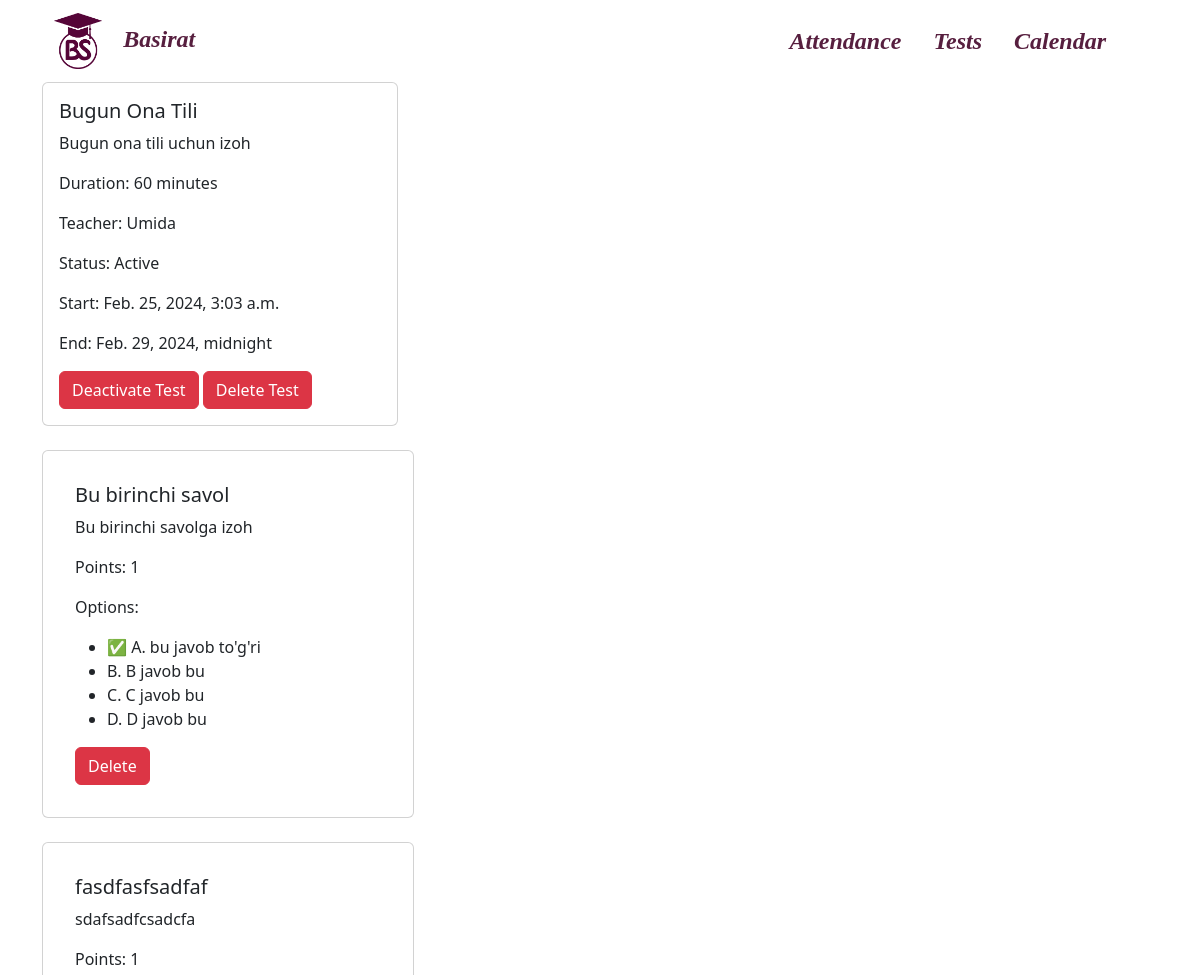
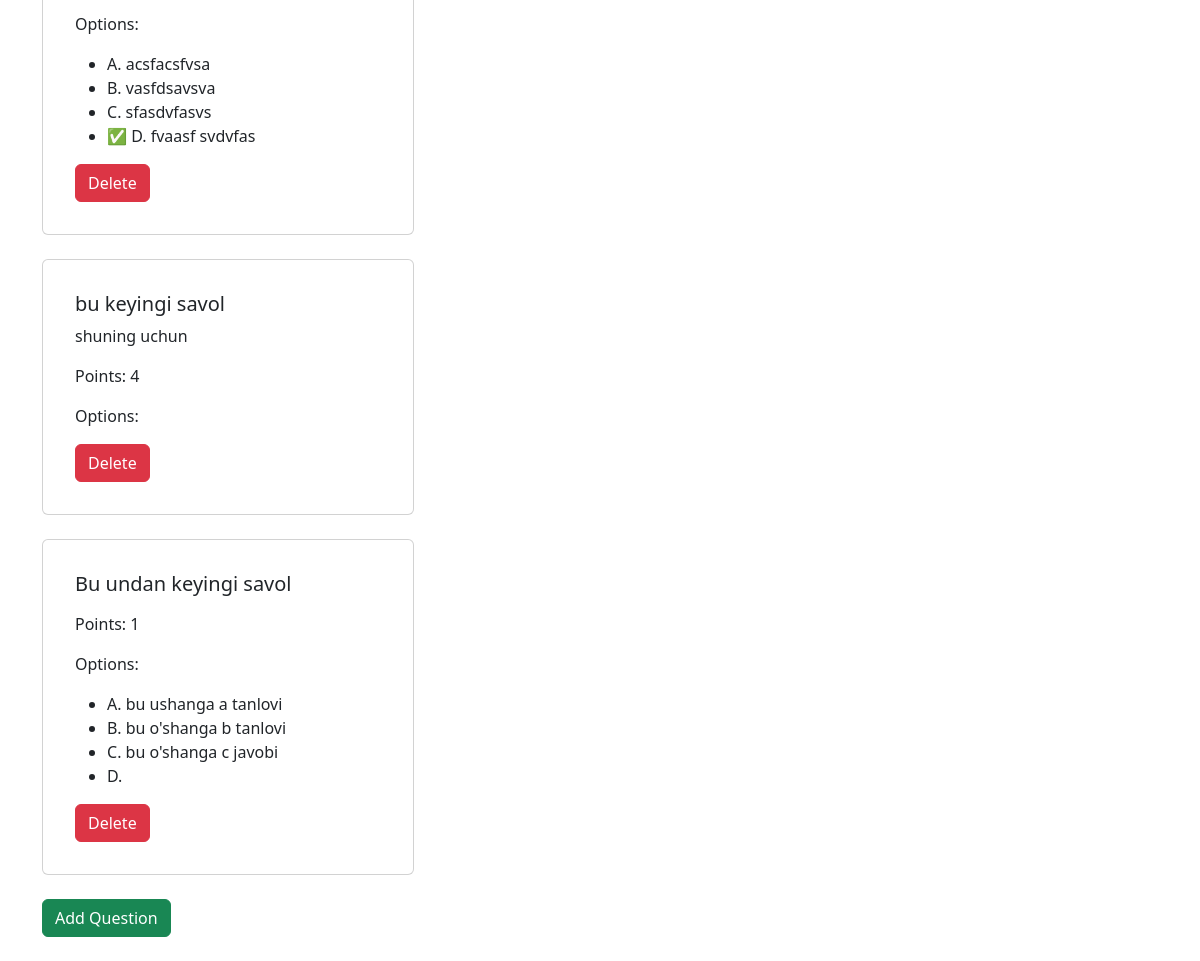
/tests/edit/5/ (signed in), run on the app's committed database (2 pictures, top to bottom).
### tests/models.py (models this page shows)
class Test(models.Model):
    title = models.CharField(max_length=100)
    description = models.TextField()
    duration_minutes = models.IntegerField(default=60)
    teacher = models.ForeignKey(User, on_delete=models.CASCADE)
    created_at = models.DateTimeField(auto_now_add=True)
    is_active = models.BooleanField(default=True)
    groups = models.ManyToManyField(Group, related_name='tests')
    start_date = models.DateTimeField()
    end_date = models.DateTimeField()

class Question(models.Model):
    test = models.ForeignKey(Test, on_delete=models.CASCADE)
    text = models.TextField(max_length=300)
    image = models.ImageField(upload_to='question_images', blank=True, null=True)
    explanation = models.TextField(blank=True, null=True)
    points = models.IntegerField(default=1)

class MultipleChoiceOption(models.Model):
    question = models.ForeignKey(Question, on_delete=models.CASCADE)
    choice = models.CharField(max_length=1, choices=[('A', 'A'), ('B', 'B'), ('C', 'C'), ('D', 'D')])
    text = models.CharField(max_length=255)
    is_correct = models.BooleanField(default=False)

### tests/views.py (the view)
# urls.py: path('edit/<int:test_id>/', views.edit_test_page, name='edit_test_page'),
@login_required(login_url='authentication:login')
@user_passes_test(lambda u: u.is_staff)
def edit_test_page(request, test_id):
    test = Test.objects.get(id=test_id)
    groups = Group.objects.all()
    questions = Question.objects.filter(test=test)
    context = {
        'test': test,
        'groups': groups,
        'questions': questions,
    }
    return render(request, 'tests/edit_test_page.html', context)

### tests/templates/tests/edit_test_page.html (shortened to what this page needs)
{% extends 'base.html' %}
{% load static %}
{% block content %}
    <div class="row">
        <div class="col-md-4 mb-4">
            <div class="card">
                <div class="card-body">
                    <h5 class="card-title">{{ test.title }}</h5>
                    <p class="card-text">{{ test.description }}</p>
                    <p class="card-text">Duration: {{ test.duration_minutes }} minutes</p>
                    <p class="card-text">Teacher: {{ test.teacher.username }}</p>
                    <p class="card-text">Status: {% if test.is_active %}Active{% else %}Inactive{% endif %}</p>
                    <p class="card-text">Start: {{ test.start_date }}</p>
                    <p class="card-text">End: {{ test.end_date }}</p>
                    <span class="" id="deactivate-test">
                        <button href="" class="btn {% if test.is_active %}btn-danger{% else %}btn-success{% endif %}" id="deactivate-test">{% if test.is_active %}Deactivate Test{% else %}Activate Test{% endif %}</button>
                    </span>
                    <span class="" id="">
                        <button id="delete-test-button" class="btn btn-danger">Delete Test</button>
                    </span>
                </div>
            </div>
        </div>
        <div class="col-md-12 mb-4">
            <div class="card-body" id="questions">
                {% for question in questions %}
                    <div class="col-md-4 mb-4">
                        <div class="card p-3">
                            <div class="card-body">
                                <h5 class="card-title">{{ question.text }}</h5>
                                <p class="card-text">{{ question.explanation }}</p>
                                <p class="card-text">Points: {{ question.points }}</p>
                                {% if question.multiplechoiceoption_set %}
                                <p class="card-text">Options:</p>
                                    <ul>
                                        {% for option in question.multiplechoiceoption_set.all %}
                                            <li>
                                                {% if option.is_correct %}
                                                    <strong>✅</strong>
                                                {% endif %}
                                                {{ option.choice }}. {{ option.text }}
                                            </li>
                                        {% endfor %}
                                    </ul>
                                {% endif %}
                                <button class="btn btn-danger" id="delete-question-button" data-question-id="{{ question.id }}">Delete</button>
                            </div>
                        </div>
                    </div>
                {% endfor %}
            </div>
            <span class="" id="add-question-button-holder">
        <button href="" class="btn btn-success" id="add-question-button">Add Question</button>
      </span>
        </div>
    </div>
{% endblock %}

### data on the page
Test: title "Bugun Ona Tili", description "Bugun ona tili uchun izoh", duration_minutes "60", teacher.username "Umida", start_date "Feb. 25, 2024, 3:03 a.m.", end_date "Feb. 29, 2024, midnight"
Question: text "Bu birinchi savol", explanation "Bu birinchi savolga izoh", points "1"
MultipleChoiceOption: choice "A", text "bu javob to'g'ri"
MultipleChoiceOption: choice "B", text "B javob bu"
MultipleChoiceOption: choice "C", text "C javob bu"
MultipleChoiceOption: choice "D", text "D javob bu"
Question: text "fasdfasfsadfaf", explanation "sdafsadfcsadcfa", points "1"
MultipleChoiceOption: choice "A", text "acsfacsfvsa"
MultipleChoiceOption: choice "B", text "vasfdsavsva"
MultipleChoiceOption: choice "C", text "sfasdvfasvs"
MultipleChoiceOption: choice "D", text "fvaasf svdvfas"
Question: text "bu keyingi savol", explanation "shuning uchun", points "4", shows "Options:"
Question: text "Bu undan keyingi savol", points "1"
MultipleChoiceOption: choice "A", text "bu ushanga a tanlovi"
MultipleChoiceOption: choice "B", text "bu o'shanga b tanlovi"
MultipleChoiceOption: choice "C", text "bu o'shanga c javobi"
MultipleChoiceOption: choice "D"
